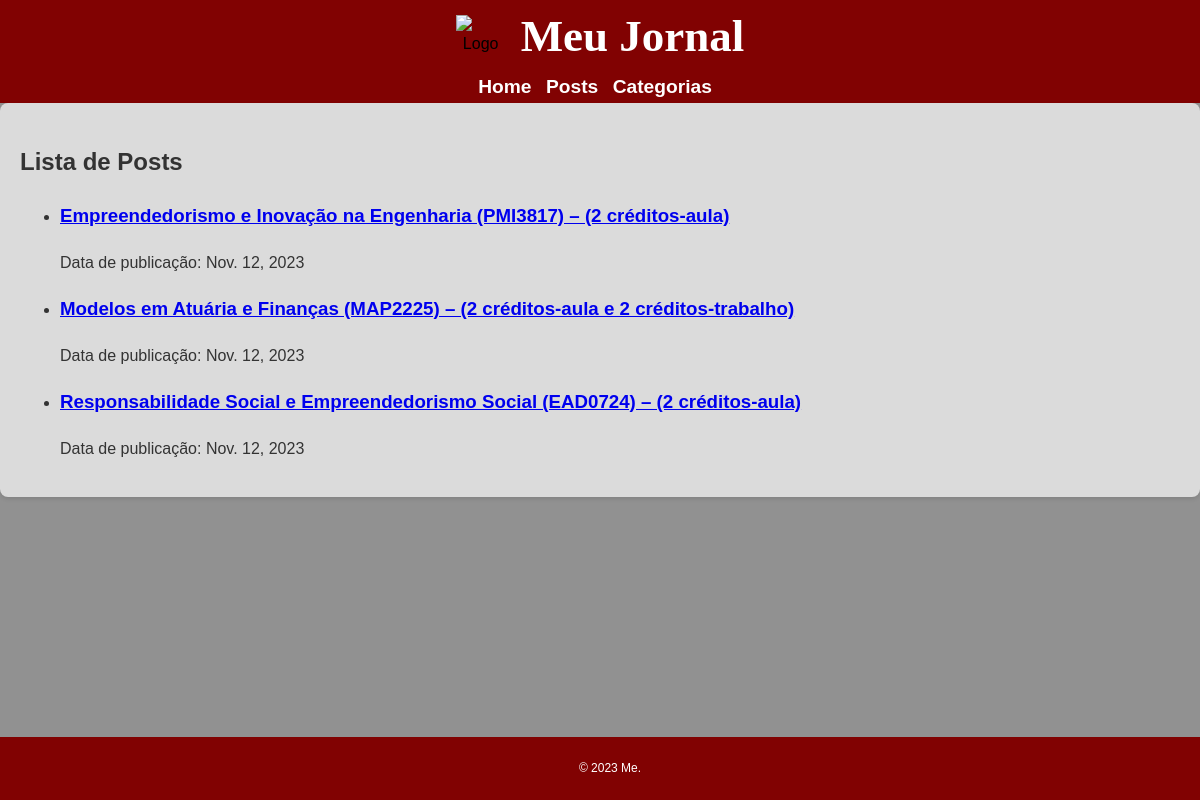
/posts/, run on the app's committed database.
### noticias/models.py (models this page shows, shortened)
class Post(models.Model):
    title = models.CharField(max_length=200)
    content = models.TextField()
    image = models.URLField(default='https://www.google.com/url?sa=i&url=https%3A%2F%2Fpt.m.wikipedia.org%2Fwiki%2FFicheiro%3AFlag_Blank.svg&psig=AOvVaw1M3X9dn1LhG_izFTfw8zX4&ust=1699909154871000&source=images&cd=vfe&opi=89978449&ved=0CBIQjRxqFwoTCIiszp6tv4IDFQAAAAAdAAAAABAQ')
    published_date = models.DateTimeField(default=timezone.now)
    categories = models.ManyToManyField(Category)

### noticias/views.py (the view)
# urls.py: path('posts/', PostListView.as_view(), name='post_list'),
class PostListView(ListView):
    model = Post
    template_name = 'noticias/post_list.html'
    context_object_name = 'posts'

### noticias/templates/noticias/post_list.html (shortened to what this page needs)
{% extends 'noticias/base.html' %}
{% block content %}
    <h2>Lista de Posts</h2>
    {% if posts %}
        <ul>
            {% for post in posts %}
                <li>
                    <h3><a href="{% url 'post_detail' pk=post.pk %}">{{ post.title }}</a></h3>
                    {% with formatted_date=post.published_date|date %}
                        <p>Data de publicação: {{ formatted_date }}</p>
                    {% endwith %}
                </li>
            {% endfor %}
        </ul>
    {% else %}
        <p>Nenhum post disponível.</p>
    {% endif %}
{% endblock %}

### noticias/templates/noticias/base.html (style rules this page uses)
body { background-color: #919191; color: #333; font-family: 'Arial', sans-serif; margin: 0; padding: 0; line-height: 1.6; }

### data on the page
Post: title "Empreendedorismo e Inovação na Engenharia (PMI3817) – (2 créditos-aula)", published_date "Nov. 12, 2023"
Post: title "Modelos em Atuária e Finanças (MAP2225) – (2 créditos-aula e 2 créditos-trabalho)", published_date "Nov. 12, 2023"
Post: title "Responsabilidade Social e Empreendedorismo Social (EAD0724) – (2 créditos-aula)", published_date "Nov. 12, 2023"
